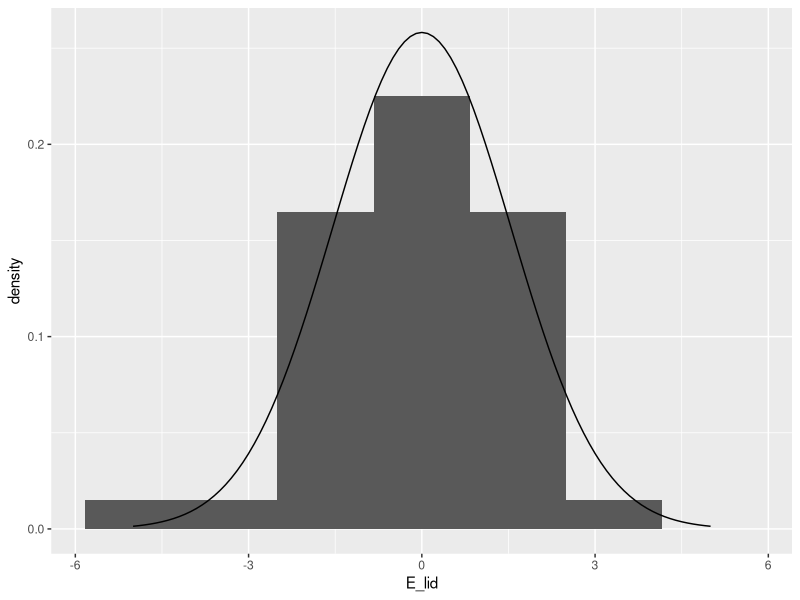

Write R code to recreate this figure. (Note: a time limit stopped this script after it produced the figure.)
library(tidyverse)

check_device <- function()
{
    while (!is.null(dev.list())) Sys.sleep(1)
}

# returns m_lid 
fisher_criterion <- function(n, x, y_res)
{
    x_data <- c(rep(1, n), x)
    for(m_lid in 2:10)
    {
        x_data <- c(x_data, x^m_lid)
        X <- matrix(x_data, nrow=n, ncol=m_lid + 1)
        th_lid <- ((solve(t(X)%*%X))%*%t(X))%*%y_res
        alpha_s <- solve(t(X)%*%X)
        al_1_1_s <- alpha_s[nrow(alpha_s), ncol(alpha_s)]
        E_lid <- y_res - X%*%th_lid
        norm_E_lid <- sqrt(sum(E_lid**2))
        t_lid = th_lid[nrow(th_lid), 1] * sqrt(40 - m_lid - 1) / (sqrt(al_1_1_s) * norm_E_lid)
        left_lid <- qt(.025/2, n - m_lid - 1)
        right_lid <- -qt(.025/2, n - m_lid - 1)
        if((t_lid > left_lid) & (t_lid < right_lid))
        {
            print("INSIDE INTERVAL!")
            print(paste(left_lid, "<", t_lid, "<", right_lid))
            print(paste("=> solved m with lid = m_lid - 1 = ", m_lid - 1))
            X <- X[, -ncol(X)]
            print(X)
            return (m_lid - 1)
            break
        }
    }
}

#=====
#0
#=====

# define all variables
n = 40
disp = 2.5
sigm = sqrt(disp) 
m = 3
theta = c((-1)^11 * 11, 5, 6, 0.06)

# set error vector with normal distribution
e <- rnorm(n, 0, sigm)


# set up x's
#x <- matrix(rep(1, n), nrow=n, ncol=1)
x <- rep(1, n)
for(i in 1:n)
{
    x[i] <- -4 + i * 8/40
}
x_2 <- x*x
x_3 <- x_2*x 

# put all vector and matricies in one expression
data <- c(rep(1, 40), x, x_2, x_3)
x_main <- matrix(data, nrow=40, ncol=4)
y_res <- (x_main%*%theta) + e
#y_res

#=====
#1
#=====

#m = 2   #по итогу theta 5 равно 0, поэтому в гипотезе мы делаем шаг назад и говорим, что число неизвестных(theta) = 4, а число степеней x равно 4-1=3

# ---------------------------
m_lid <- fisher_criterion(n, x, y_res)
print(paste("REAL M = ", m_lid))
x_data <- c(rep(1, n), x)
for(em in 2:m_lid)
{
    x_data <- c(x_data, x^em)
    X <- matrix(x_data, nrow=n, ncol=em + 1)

    # Tetha' = (X^T * X)^-1 * X^T * Y
    # theta with lid 
    th_lid <- ((solve(t(X)%*%X))%*%t(X))%*%y_res
    alpha_s <- solve(t(X)%*%X)
    al_1_1_s <- alpha_s[nrow(alpha_s), ncol(alpha_s)]
    E_lid <- y_res - X%*%th_lid
    norm_E_lid <- sqrt(sum(E_lid**2))
    t_lid = th_lid[nrow(th_lid), 1] * sqrt(40 - em - 1) / (sqrt(al_1_1_s) * norm_E_lid)
    left_lid <- qt(.025/2, n - em - 1)
    right_lid <- -qt(.025/2, n - em - 1)
    print(paste(left_lid, "<", t_lid, "<", right_lid))
}
#----------------------------

#=====
#2
#=====

for(i in c(0.95, 0.99))
{
    for(j in 1:nrow(th_lid))
    {
        #print(th[j][1] + (qt((1 - i) / 2, n - m - 1) * norm_E_lid) * sqrt(alpha[j, j]))
        l <- th_lid[j][1] + (qt((1 - i) / 2, n - m_lid - 1) * norm_E_lid * sqrt(alpha_s[j, j])) / sqrt(n - m_lid - 1)
        r <- th_lid[j][1] - (qt((1 - i) / 2, n - m_lid - 1) * norm_E_lid * sqrt(alpha_s[j, j])) / sqrt(n - m_lid - 1)
        print(paste(l, ", theta=", theta[i], ", ", r))
    }
    print("=============================================")
}

#=====
#3
#=====

phi_th = th_lid[1][1]
for(i in nrow(th_lid))
{
    phi_th <- phi_th + i * x**(i + 1)
    print(phi_th)
}

#TODO

#=====
#4
#=====
#X11()
#plot(1, 3)
#Sys.sleep(Inf)

#=====
#5
#=====
E_max = max(E_lid) + 0.01
E_min = min(E_lid) - 0.01
l = 7
delta <- (E_max - E_min)/(l-1)
print(paste("E_min = ", E_min, "E_max = ", E_max, "delta = ", delta))

t_interval = seq(E_min, E_max + delta, delta)
#t_interval

fs = c()
for(i in 1:(length(t_interval) - 2))
{
    c <- 0
    for(ep in E_lid)
    {
        if((t_interval[i] <= ep) & (ep < t_interval[i + 1]))
        {
            c <- c + 1
        }
    }
    fs <- c(fs, c / (n * (t_interval[i + 1] - t_interval[i])))
}
print(fs)

data_hist <- data.frame(E_lid)
#data_hist

x <- seq(-5, 5, 0.1)
tmp <- dnorm(x, mean(E_lid), sd(E_lid))
p <- data.frame(tmp)

# histogram + line of normal distribution 
X11() 
ggplot() + geom_histogram(data_hist, mapping = aes(E_lid, after_stat(density)), bins=l) + geom_line(p, mapping = aes(x, tmp))
check_device()

#=====
#6
#=====

# estimate disp
est_sigm <- sqrt(1 / n * norm_E_lid^2)
est_sigm^2

#=====
#7
#=====
p_hist <- c()
for(i in 1:(l-1))
{
    p_hist <- c(p_hist, fs[i] * delta)
}

summ <- 0 
i <- 1
prob <- 0
for(p_lid in p_hist)
{
    p <- pnorm(t_interval[i + 1] / est_sigm) - pnorm(t_interval[i] / est_sigm)
    print(paste("P = ", p))
    prob <- prob + p
    summ <- summ + ((p_lid - p) ^ 2) / p
    i <- i + 1
}
print(summ * 40)

summ <- summ + pnorm(t_interval[1] / est_sigm)
prob <- prob + pnorm(t_interval[1] / est_sigm)
summ <- summ + 1 - pnorm(t_interval[length(t_interval)] / est_sigm)
prob <- prob + 1 - pnorm(t_interval[length(t_interval)] / est_sigm)
summ <- summ * n
print(paste("SUMMM = ", summ))

print(paste("0 < ", summ, " < ", qchisq(.95, l-1)))
